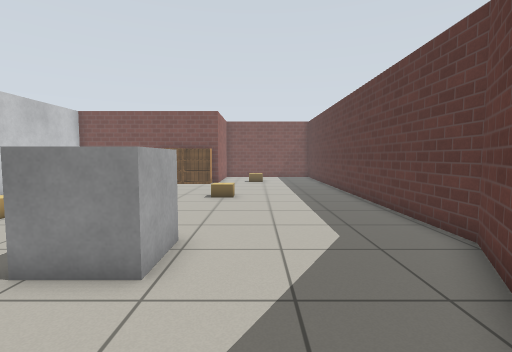
[1] (above)

12 first-person views from a walk through a robot-simulator world made for Gazebo. The camera is 0.93 m above the floor, tilts 4° down and sees 85° across. The floor is counted in squares, 0.5 m on a side. Each view is taken from the middle of a square. On the plan, view 1 faces up. The plan holds only what a view shows up to about 16 squares ahead; the rest is blank. Gazebo's built-in surfaces are drawn with simple patterns.

[2]
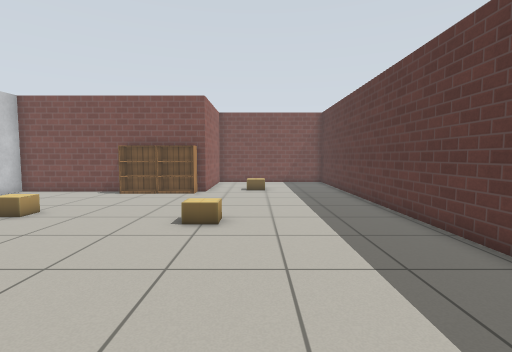

[3]
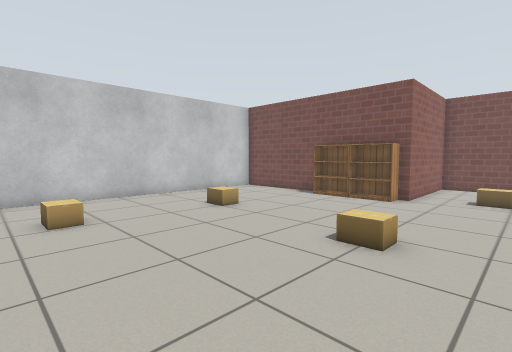

[4]
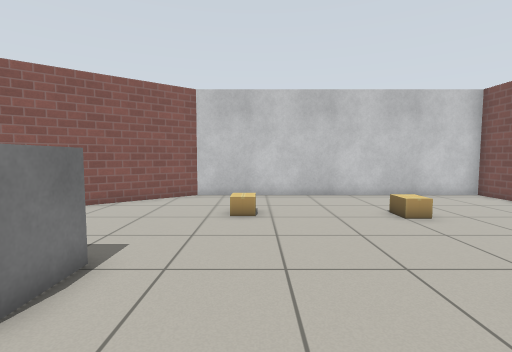

[5]
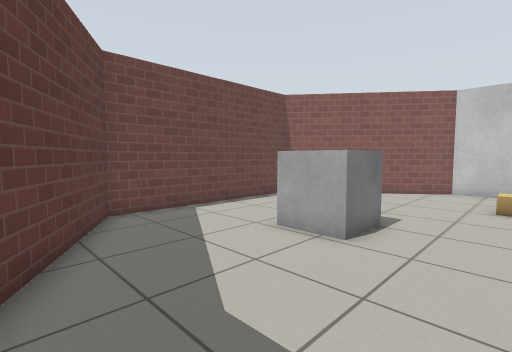

[6]
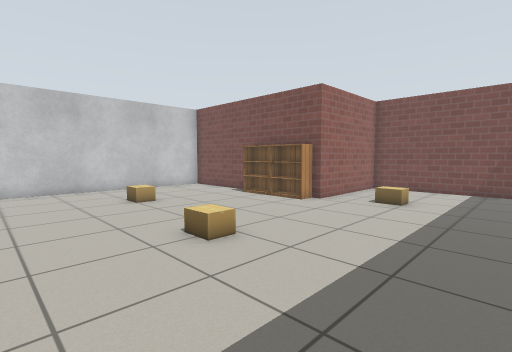

[7]
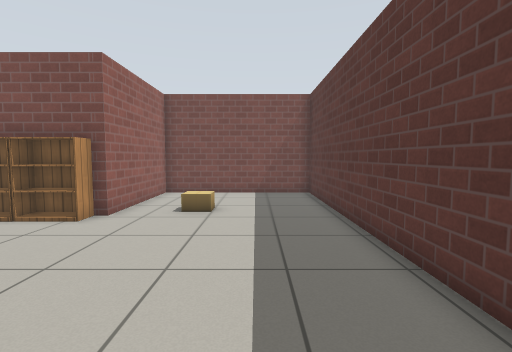

[8]
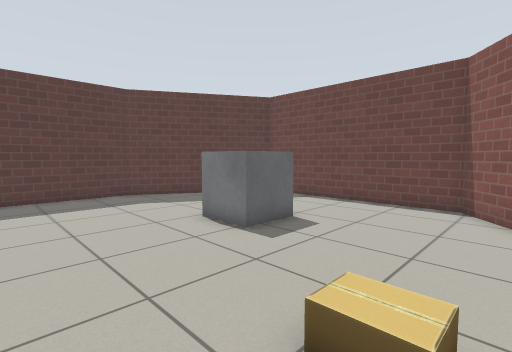

[9]
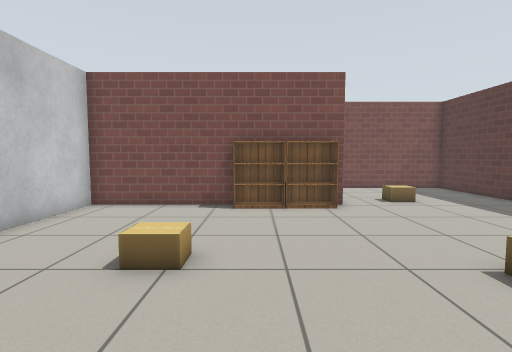

[10]
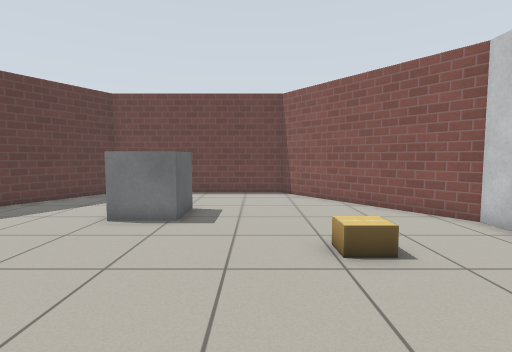

[11]
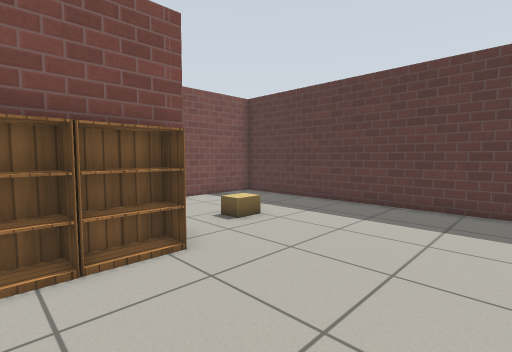

[12]
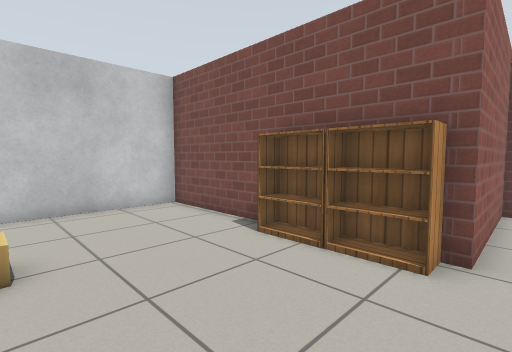

### Floor plan
Points are (right, up) in squares from view 1. A wall is a line through its corners. A room is listed if a view was taken in it or the views show most of it. See-through windows are left out.
Room 1 (views 1, 2, 3, 4, 5, 6, 7, 8, 9, 10, 11, 12)
walls: (-2.6, 19.7) (-12.4, 19.7) (-12.4, 6.2) (-7.3, -0.2) (1.2, -0.2) (4.7, 5.9) (4.7, 25.4) (-2.6, 25.4) (-2.6, 19.7)
objects: cardboard box (-8, 8) to (-8, 9); cardboard box (-8, 14) to (-7, 14); bookshelf (-7, 19) to (-6, 19); bookshelf (-5, 19) to (-3, 19); grey box (-3, 4) to (-2, 6); cardboard box (-2, 13) to (-1, 13); cardboard box (0, 21)

Positions as (right, up) in squares from view 1, and headings:
1: (0, 0), facing up
2: (0, 5), facing up
3: (1, 7), facing up-left
4: (1, 9), facing left
5: (4, 9), facing down-left
6: (4, 9), facing up-left
7: (2, 11), facing up
8: (-9, 11), facing down-right
9: (-6, 9), facing up
10: (-6, 14), facing down
11: (-6, 14), facing up-right
12: (-2, 14), facing up-left
